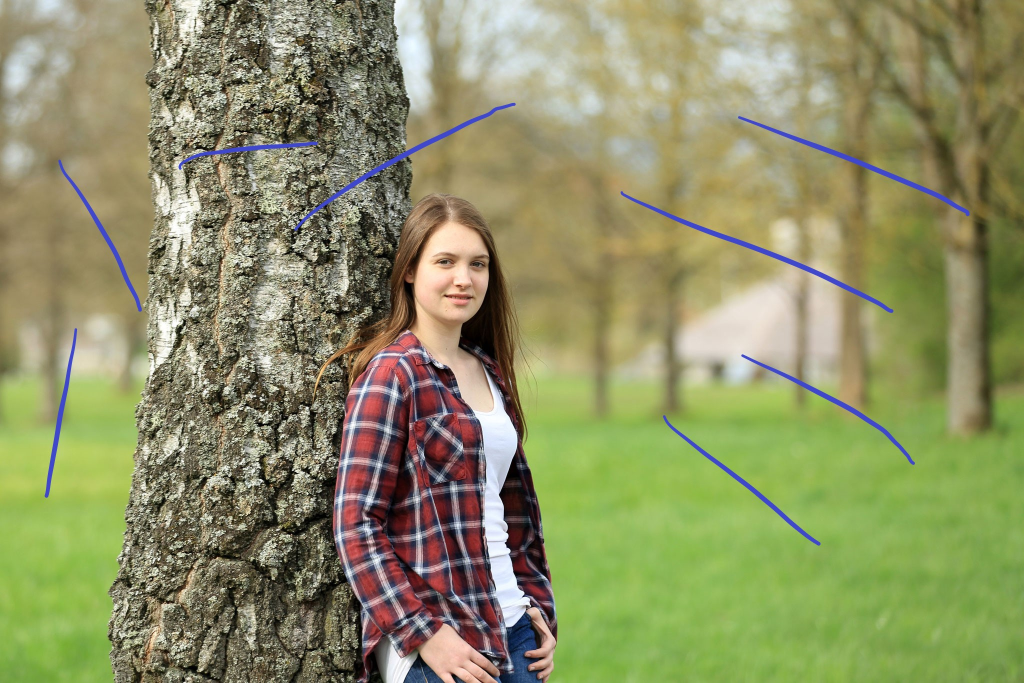
#> input picture image.jpg, 2048 x 1366 px, found by its file name (shown at 1/2 size)
$ python image_shift.py
#> lines starting #> are read from the running program, lines starting #| are printed output that depends on the picture
import cv2
import numpy as np

image = cv2.imread(filename= r'image.jpg')
#> image is the input picture: shape (1366, 2048, 3); mean B, G, R 101.1, 144.6, 141.7
image = cv2.resize(src=image,dsize=(0,0),fx=0.3,fy=0.3)
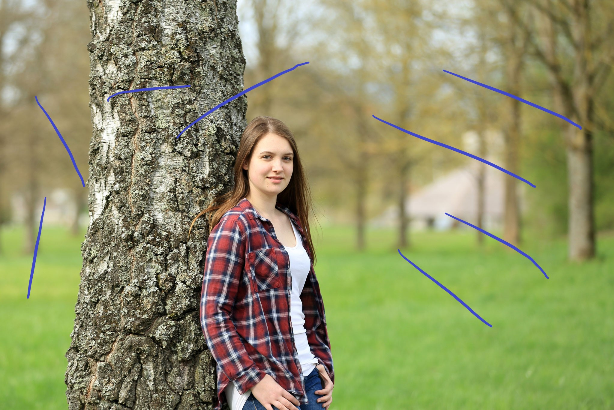
#> image: shape (410, 614, 3); mean B, G, R 101.1, 144.6, 141.6
#print(image.shape)
height = image.shape[0]
#> height = 410
width = image.shape[1]
#> width = 614
dsize = (width,height)
#> dsize = (614, 410)

#shift the image by (x,y) : [[1,0,x] , [0,1,y]]
M = np.float32([[1,0,100],[0,1,200]])
shifting = cv2.warpAffine(src=image,M=M,dsize=(width,height))
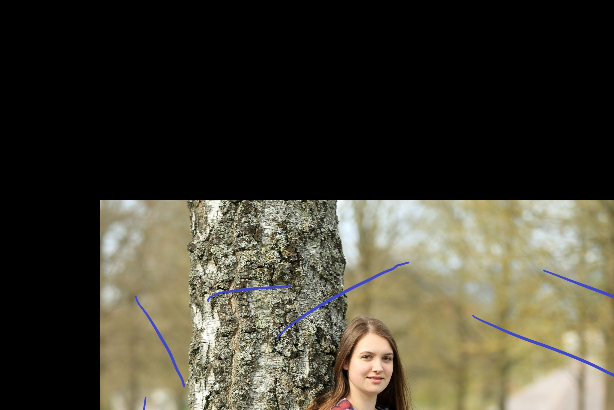
#> shifting: shape (410, 614, 3); mean B, G, R 50.6, 63.2, 66.3

# [4 lines of commented-out code are left out]


l = [
  [   1, 3 ], # bottom-right
  [  3, 1 ], # top-right
  [  2, 2 ], # top-left
  [ 4, 3 ]  # bottom-left
]
print(sorted(l , key=lambda k: [k[1], k[0]]))
